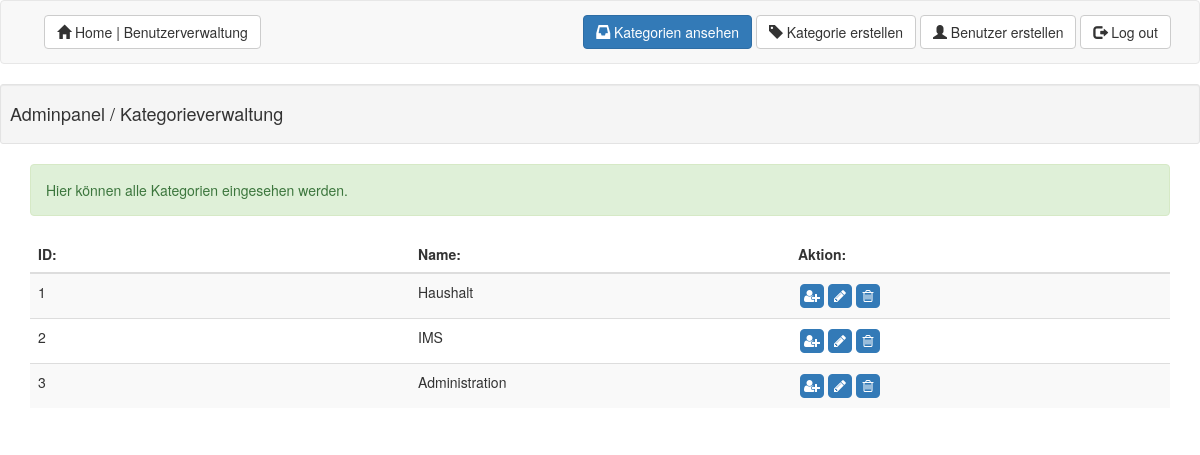
The page /admin/view_category/index.php (signed in) on the database its author committed.
### tables this page shows
CREATE TABLE `category` (
  `category_id` int(11) NOT NULL AUTO_INCREMENT,
  `name` varchar(25) NOT NULL,
  PRIMARY KEY (`category_id`)
);

### admin/view_category/index.php (the view, shortened to what this page needs)
<?php
require("../../lib/dbconnector.inc.php");
$site_title = "Adminpanel / Kategorieverwaltung";
$alert_class_name = "alert alert-success";
$alert_message = "Hier können alle Kategorien eingesehen werden.";
function view_category($conn)
{
    $query = $conn->query("SELECT *  FROM category");
    while ($row = $query->fetch_array()) {
        echo "<tr>" .
            "<td>" . $row['category_id'] . "</td>" .
            "<td>" . $row['name'] . "</td>" .
            "<td style=\"width: 20%;\">" .
            "<a href=\"../assign_category_user/?ID=" . $row['category_id'] . "\">" .
            "<span class=\"fa-stack\">" .
            "<i class=\"fa fa-square fa-stack-2x\"></i>" .
            "<i class=\"fa fa-user-plus fa-stack-1x fa-inverse\"></i>" .
            "</span></a>" .
            "<a href=\"../manage_category?ID=" . $row['category_id'] . "\">" .
            "<span class=\"fa-stack\">" .
            "<i class=\"fa fa-square fa-stack-2x\"></i>" .
            "<i class=\"fa fa-pencil fa-stack-1x fa-inverse\"></i>" .
            "</span></a>" .
            "<a href=\"../manage_category?DEL=" . $row['category_id'] . "\">" .
            "<span class=\"fa-stack\">" .
            "<i class=\"fa fa-square fa-stack-2x\"></i>" .
            "<i class=\"fa fa-trash-o fa-stack-1x fa-inverse\"></i>" .
            "</span></a></td>" .
            "</tr>";
    }
}
?>
<!DOCTYPE html>
<html lang="de">
<head>
    <link rel="stylesheet" href="https://maxcdn.bootstrapcdn.com/bootstrap/3.3.5/css/bootstrap.min.css">
    <link rel="stylesheet" href="https://maxcdn.bootstrapcdn.com/font-awesome/4.4.0/css/font-awesome.min.css">
    <link rel="stylesheet" href="../../CSS/stylesheet.css">
</head>
<body>
    </head>
    <body>
        <nav class="navbar navbar-default">
            <div class="container-fluid">
                <div class="nav navbar-nav navbar-left">
                    <div class="panel-buttons">
                        <form style="display: inline" action="../" method="get">
                            <button type="submit" class="btn btn-default"><span class="glyphicon glyphicon-home"></span> Home | Benutzerverwaltung</button>
                        </form>
                    </div>
                </div>
                <div class="nav navbar-nav navbar-right">
                    <div class="panel-buttons">
                        <form style="display: inline" action="index.php" method="get">
                            <button type="submit" class="btn btn-primary"><span class="glyphicon glyphicon-inbox"></span> Kategorien ansehen</button>
                        </form>
                        <form style="display: inline" action="../manage_category" method="get">
                            <button type="submit" class="btn btn-default"><span class="glyphicon glyphicon-tag"> </span> Kategorie erstellen</button>
                        </form>
                        <form style="display: inline" action="../manage_user" method="get">
                            <button type="submit" class="btn btn-default"><span class="glyphicon glyphicon-user"></span> Benutzer erstellen</button>
                        </form>
                        <form style="display: inline" action="../../logout" method="get">
                            <button type="submit" class="btn btn-default "><span class="glyphicon glyphicon-log-out"></span> Log out</button>
                        </form>
                    </div>
                </div>
            </div>
        </nav>
        <div class="well well-sm">
            <h4><?php echo $site_title; ?></h4>
        </div>
        <div class="container">
            <div class="form-group">
                <div class="<?php echo $alert_class_name; ?>" role="alert"><?php echo $alert_message; ?></div>
            </div>
            <table class="table table-striped table-hover">
                <thead>
                    <tr>
                        <th>ID:</th>
                        <th>Name:</th>
                        <th>Aktion:</th>
                    </tr>
                </thead>
                <tbody>
                    <?php view_category($conn); ?>
                </tbody>
            </table>
        </div>
    </body>
</html>

### CSS/stylesheet.css (style rules this page uses)
.panel-buttons { margin-top: 1em; margin-bottom: 1em; margin-right: 2em; margin-left: 2em; }
.table { table-layout:fixed; }

### rows shown on the page
category: category_id "1", name "Haushalt"
category: category_id "2", name "IMS"
category: category_id "3", name "Administration"

### other values the page prints
$site_title "Adminpanel / Kategorieverwaltung"
$alert_message "Hier können alle Kategorien eingesehen werden."
